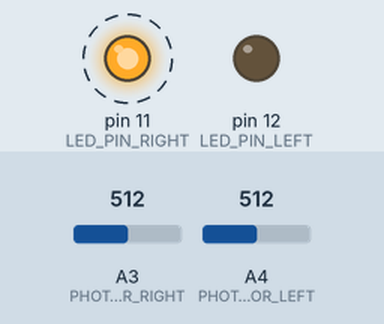
Simulated run of this sketch. Board: Arduino Uno, built with avr-gcc and run on an emulated ATmega328P. Parts: output pins drawn as LEDs (lit = HIGH). Dashed ring = blinking. The inputs (shaded band) are chosen by the test bench; at power-on: A3 (PHOTO_RESISTOR_RIGHT) = 512, A4 (PHOTO_RESISTOR_LEFT) = 512.

Above: at 1.27 s.
1.3 s: A3 (PHOTO_RESISTOR_RIGHT) set to 681
4.3 s: A3 (PHOTO_RESISTOR_RIGHT) set to 700
At 5.5 s:
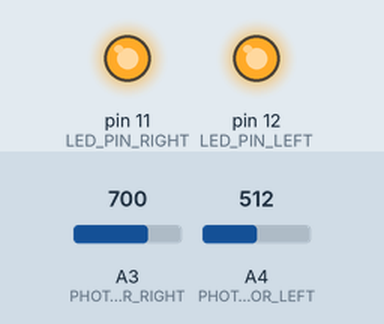
5.8 s: A4 (PHOTO_RESISTOR_LEFT) set to 480
At 6.07 s:
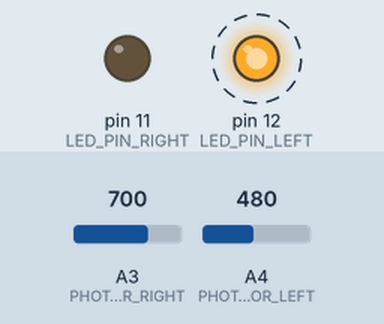
8.8 s: A4 (PHOTO_RESISTOR_LEFT) set to 511
At 9.2 s:
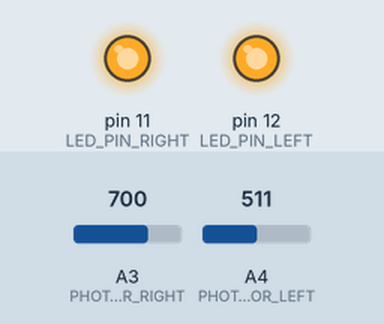
10.3 s: A4 (PHOTO_RESISTOR_LEFT) set to 306
At 10.37 s:
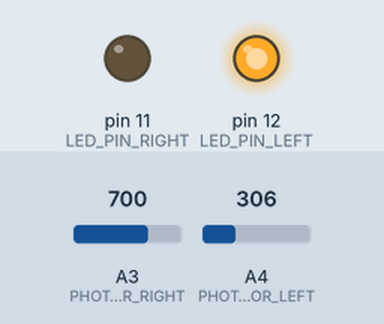
Timing chart, 0 to 14.3 s (numbered marks = the images above; inputs shaded):
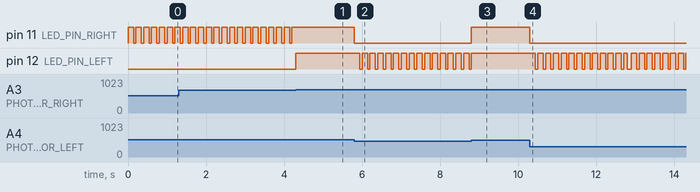

Measured:
- the behaviour switches between 691 and 692 on A3 (PHOTO_RESISTOR_RIGHT) (found by bisection; images 0 and 1)
- the behaviour switches between 495 and 494 on A4 (PHOTO_RESISTOR_LEFT) (found by bisection; images 1 and 2)
- after the input at 4.3 s, pin 11 (LED_PIN_RIGHT): stops changing and stays HIGH; pin 12 (LED_PIN_LEFT): LOW → HIGH at once
- after the input at 5.8 s, pin 11 (LED_PIN_RIGHT): HIGH → LOW at once; pin 12 (LED_PIN_LEFT): alternates HIGH for 0.14 s and LOW for 0.06 s, starting after 0.14 s
- after the input at 8.8 s, pin 11 (LED_PIN_RIGHT): LOW → HIGH at once; pin 12 (LED_PIN_LEFT): goes on until 8.8 s, then stays HIGH
- after the input at 10.3 s, pin 11 (LED_PIN_RIGHT): HIGH → LOW at once; pin 12 (LED_PIN_LEFT): alternates HIGH for 0.14 s and LOW for 0.06 s, starting after 0.14 s
- by itself, pin 11 (LED_PIN_RIGHT): alternates HIGH for 0.14 s and LOW for 0.06 s

The sketch:

light_sensor.ino
```cpp
#define PHOTO_RESISTOR_LEFT A4
#define PHOTO_RESISTOR_RIGHT A3
#define PHOTO_RESISTOR_CALIBRATION 0.724;
#define LED_PIN_LEFT 12
#define LED_PIN_RIGHT 11
#define STATE_IDLE 0
#define STATE_LED_OFF 1
#define STATE_LED_ON 2
#define STATE_LED_BLINK 3
#define BLINK_INTERVAL 100
#define PHOTO_RESISTOR_ERROR 12

int p_val_left = 0;
int p_val_right = 0;
int state_left = 0;
int state_right = 0;
bool led_status_left = LOW;
bool led_status_right = LOW;
long int blink_start = 0;

void setup() {
  // put your setup code here, to run once:
  Serial.begin(9600);
  pinMode(LED_PIN_LEFT, OUTPUT);
  pinMode(LED_PIN_RIGHT, OUTPUT);
}

void read_resistors(){
  p_val_left = analogRead(PHOTO_RESISTOR_LEFT);
  p_val_right = analogRead(PHOTO_RESISTOR_RIGHT) * PHOTO_RESISTOR_CALIBRATION;
}

void update_status(){
  if (abs(p_val_left - p_val_right)<PHOTO_RESISTOR_ERROR && p_val_left>50 && p_val_right>50){
    state_left = STATE_LED_ON;
    state_right = STATE_LED_ON;
  }
  else if (p_val_left>p_val_right && p_val_left>50){
    state_right = STATE_LED_BLINK;
    state_left = STATE_LED_OFF;
  }
  else if (p_val_left < p_val_right && p_val_right>50){
    state_right = STATE_LED_OFF;
    state_left = STATE_LED_BLINK;
  }
  else if (p_val_left<50 && p_val_right<50){
    state_right = STATE_LED_OFF;
    state_left = STATE_LED_OFF;
  }
}

void state_process(){
  if (state_left == STATE_LED_ON and led_status_left==LOW){
    digitalWrite(LED_PIN_LEFT, HIGH);
    led_status_left=HIGH;
  }
  else if (state_left == STATE_LED_OFF and led_status_left==HIGH){
    digitalWrite(LED_PIN_LEFT, LOW);
    led_status_left=LOW;
  }
  else if (state_left == STATE_LED_BLINK){
    if (millis() <= blink_start + BLINK_INTERVAL and led_status_left==LOW){
      digitalWrite(LED_PIN_LEFT, HIGH);
      led_status_left=HIGH;
    }
    if (millis() >= blink_start + BLINK_INTERVAL and millis() <= blink_start + 2*BLINK_INTERVAL and led_status_left==HIGH){
      digitalWrite(LED_PIN_LEFT, LOW);
      led_status_left=LOW;
    }
    if (millis() >= blink_start + 2*BLINK_INTERVAL){
      blink_start=millis();
    }
  }
  if (state_right == STATE_LED_ON and led_status_right==LOW){
    digitalWrite(LED_PIN_RIGHT, HIGH);
    led_status_right=HIGH;
  }
  else if (state_right == STATE_LED_OFF and led_status_right==HIGH){
    digitalWrite(LED_PIN_RIGHT, LOW);
    led_status_right=LOW;
  }
  else if (state_right == STATE_LED_BLINK){
    if (millis() <= blink_start + BLINK_INTERVAL and led_status_right==LOW){
      digitalWrite(LED_PIN_RIGHT, HIGH);
      led_status_right=HIGH;
    }
    if (millis() >= blink_start + BLINK_INTERVAL and millis() <= blink_start + 2*BLINK_INTERVAL and led_status_right==HIGH){
      digitalWrite(LED_PIN_RIGHT, LOW);
      led_status_right=LOW;
    }
    if (millis() >= blink_start + 2*BLINK_INTERVAL){
      blink_start=millis();
    }
  }
}

void loop() {
  // put your main code here, to run repeatedly:
  read_resistors();
  update_status();
  state_process();
}
```
